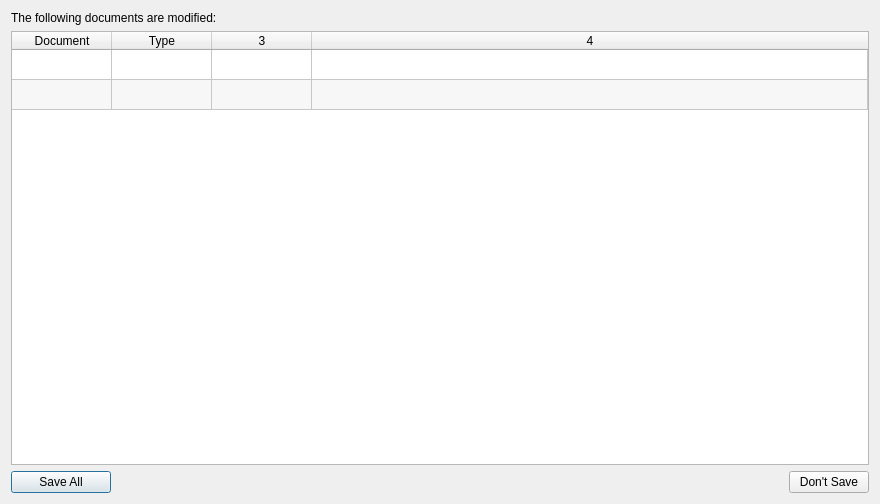
<?xml version="1.0" encoding="UTF-8"?>
<ui version="4.0">
 <class>DocumentList</class>
 <widget class="QDialog" name="DocumentList">
  <property name="geometry">
   <rect>
    <x>0</x>
    <y>0</y>
    <width>880</width>
    <height>504</height>
   </rect>
  </property>
  <property name="windowTitle">
   <string>Modified Documents</string>
  </property>
  <property name="windowIcon">
   <iconset resource="../QtResources/resources.qrc">
    <normaloff>:/Icons/Icons/ezEditor16.png</normaloff>:/Icons/Icons/ezEditor16.png</iconset>
  </property>
  <layout class="QVBoxLayout" name="verticalLayout">
   <item>
    <widget class="QLabel" name="label">
     <property name="sizePolicy">
      <sizepolicy hsizetype="Preferred" vsizetype="Preferred">
       <horstretch>0</horstretch>
       <verstretch>0</verstretch>
      </sizepolicy>
     </property>
     <property name="text">
      <string>The following documents are modified:</string>
     </property>
     <property name="wordWrap">
      <bool>true</bool>
     </property>
    </widget>
   </item>
   <item>
    <widget class="QTableWidget" name="TableDocuments">
     <property name="editTriggers">
      <set>QAbstractItemView::NoEditTriggers</set>
     </property>
     <property name="alternatingRowColors">
      <bool>true</bool>
     </property>
     <property name="selectionMode">
      <enum>QAbstractItemView::SingleSelection</enum>
     </property>
     <property name="selectionBehavior">
      <enum>QAbstractItemView::SelectRows</enum>
     </property>
     <property name="sortingEnabled">
      <bool>true</bool>
     </property>
     <property name="cornerButtonEnabled">
      <bool>false</bool>
     </property>
     <property name="rowCount">
      <number>2</number>
     </property>
     <property name="columnCount">
      <number>4</number>
     </property>
     <attribute name="horizontalHeaderVisible">
      <bool>true</bool>
     </attribute>
     <attribute name="horizontalHeaderCascadingSectionResizes">
      <bool>false</bool>
     </attribute>
     <attribute name="horizontalHeaderStretchLastSection">
      <bool>true</bool>
     </attribute>
     <attribute name="verticalHeaderVisible">
      <bool>false</bool>
     </attribute>
     <row/>
     <row/>
     <column>
      <property name="text">
       <string>Document</string>
      </property>
     </column>
     <column>
      <property name="text">
       <string>Type</string>
      </property>
     </column>
     <column/>
     <column/>
    </widget>
   </item>
   <item>
    <layout class="QHBoxLayout" name="horizontalLayout">
     <item>
      <widget class="QPushButton" name="ButtonSaveSelected">
       <property name="minimumSize">
        <size>
         <width>100</width>
         <height>0</height>
        </size>
       </property>
       <property name="maximumSize">
        <size>
         <width>100</width>
         <height>16777215</height>
        </size>
       </property>
       <property name="text">
        <string>Save All</string>
       </property>
      </widget>
     </item>
     <item>
      <spacer name="horizontalSpacer">
       <property name="orientation">
        <enum>Qt::Horizontal</enum>
       </property>
       <property name="sizeHint" stdset="0">
        <size>
         <width>40</width>
         <height>20</height>
        </size>
       </property>
      </spacer>
     </item>
     <item>
      <widget class="QPushButton" name="ButtonDontSave">
       <property name="text">
        <string>Don't Save</string>
       </property>
      </widget>
     </item>
    </layout>
   </item>
  </layout>
 </widget>
 <resources>
  <include location="../QtResources/resources.qrc"/>
 </resources>
 <connections/>
</ui>
